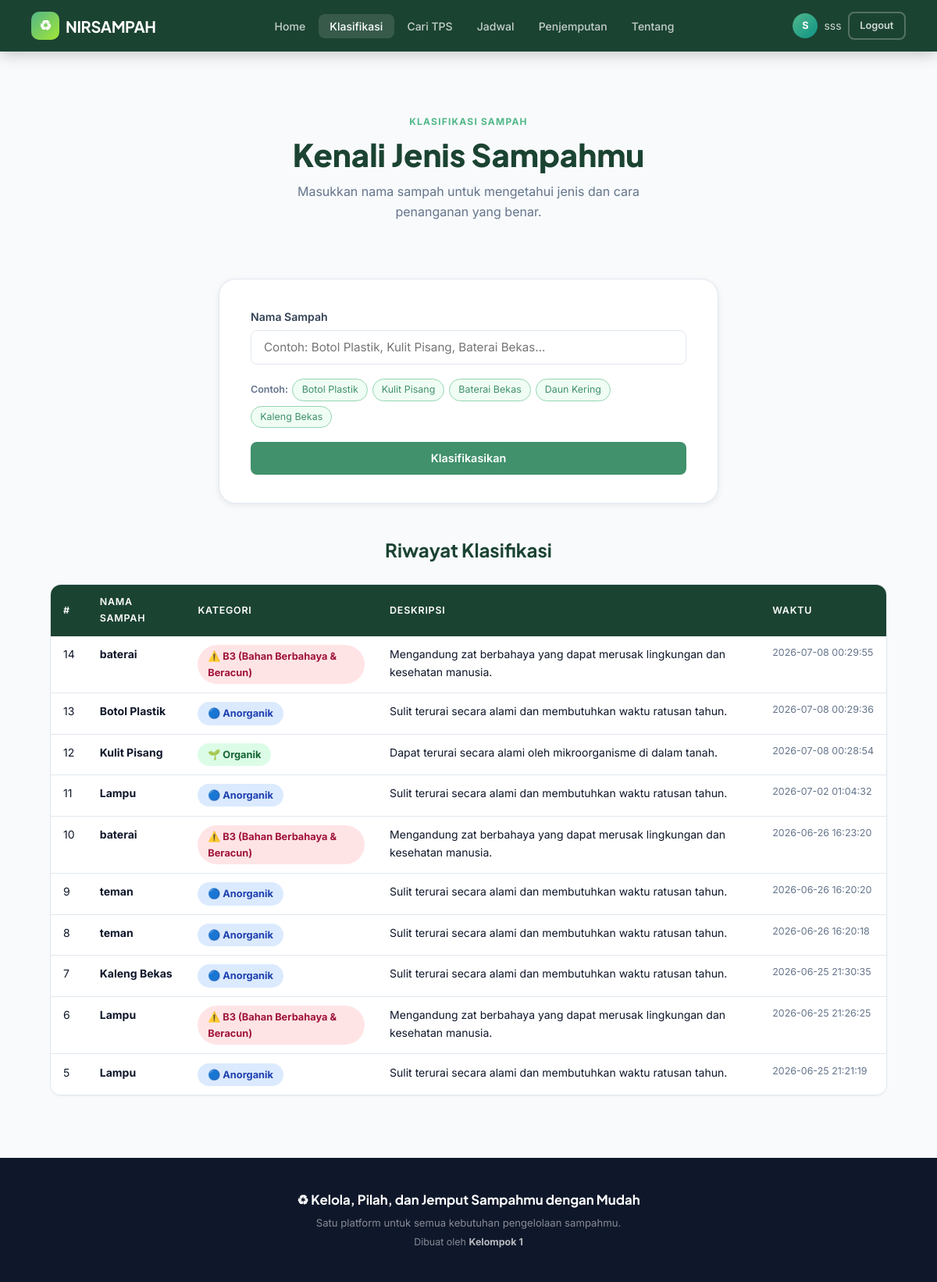
Screenshot of /classify (signed in) with the database file from the repository.
### tables this page shows
CREATE TABLE users (
                id INTEGER PRIMARY KEY AUTOINCREMENT,
                username TEXT NOT NULL UNIQUE,
                email TEXT NOT NULL UNIQUE,
                password_hash TEXT NOT NULL,
                created_at TEXT NOT NULL
            );

CREATE TABLE history (
                id INTEGER PRIMARY KEY AUTOINCREMENT,
                waste_name TEXT NOT NULL, category TEXT NOT NULL,
                description TEXT NOT NULL, created_at TEXT NOT NULL
            );

### backend/app.py (the view, shortened to what this page needs)
@app.route("/classify", methods=["GET","POST"])
def classify():
    result, error, waste_name_input = None, None, ""
    history = db.get_history(10)
    return render_template("classify.html", result=result, error=error,
                           waste_name_input=waste_name_input, history=history)

### backend/app.py (called while the page is built)
def current_user():
    if "user_id" in session:
        return User.get_by_id(db, session["user_id"])
    return None

@app.context_processor
def inject_user():
    return {"current_user": current_user()}

### backend/models.py (called while the page is built)
    def get_username(self)      -> str: return self.__username

    @classmethod
    def get_by_id(cls, db: "Database", user_id: int) -> "User | None":
        conn = db._get_connection()
        row  = conn.execute(
            "SELECT * FROM users WHERE id = ?", (user_id,)
        ).fetchone()
        conn.close()
        if not row: return None
        return cls(row["username"], row["email"], row["password_hash"], row["id"])

    def _get_connection(self):
        conn = sqlite3.connect(self.db_path)
        conn.row_factory = sqlite3.Row
        return conn

    def get_history(self, limit=20):
        conn = self._get_connection()
        rows = conn.execute("SELECT * FROM history ORDER BY id DESC LIMIT ?", (limit,)).fetchall()
        conn.close()
        return [dict(r) for r in rows]

### frontend/templates/classify.html (shortened to what this page needs)
{% extends "base.html" %}
{% block content %}
<div class="page-header">
  <p class="page-header__eyebrow">Klasifikasi Sampah</p>
  <h1 class="page-header__title">Kenali Jenis Sampahmu</h1>
  <p class="page-header__desc">Masukkan nama sampah untuk mengetahui jenis dan cara penanganan yang benar.</p>
</div>
<div class="form-section">
  <div class="card-form">
    <form method="POST" action="{{ url_for('classify') }}">
      <div class="form__group">
        <label class="form__label" for="waste_name">Nama Sampah</label>
        <input class="form__input" type="text" id="waste_name" name="waste_name"
               placeholder="Contoh: Botol Plastik, Kulit Pisang, Baterai Bekas..."
               value="{{ waste_name_input }}" required/>
      </div>
      <div class="form__examples">
        <span class="form__examples-label">Contoh:</span>
        <a class="example-tag" href="{{ url_for('classify') }}?q=Botol+Plastik">Botol Plastik</a>
        <a class="example-tag" href="{{ url_for('classify') }}?q=Kulit+Pisang">Kulit Pisang</a>
        <a class="example-tag" href="{{ url_for('classify') }}?q=Baterai+Bekas">Baterai Bekas</a>
        <a class="example-tag" href="{{ url_for('classify') }}?q=Daun+Kering">Daun Kering</a>
        <a class="example-tag" href="{{ url_for('classify') }}?q=Kaleng+Bekas">Kaleng Bekas</a>
      </div>
      <button class="btn btn--primary btn--full" type="submit">Klasifikasikan</button>
    </form>
  </div>
</div>
{% if history %}
<section class="history-section">
  <h2 class="section-title">Riwayat Klasifikasi</h2>
  <div class="table-wrapper">
    <table class="data-table">
      <thead><tr><th>#</th><th>Nama Sampah</th><th>Kategori</th><th>Deskripsi</th><th>Waktu</th></tr></thead>
      <tbody>
        {% for row in history %}
        <tr>
          <td>{{ row.id }}</td>
          <td><strong>{{ row.waste_name }}</strong></td>
          <td>
            {% if row.category == "Organik" %}<span class="badge badge--organic">🌱 {{ row.category }}</span>
            {% elif row.category == "Anorganik" %}<span class="badge badge--inorganic">🔵 {{ row.category }}</span>
            {% else %}<span class="badge badge--hazardous">⚠️ {{ row.category }}</span>{% endif %}
          </td>
          <td>{{ row.description }}</td>
          <td class="td--time">{{ row.created_at }}</td>
        </tr>
        {% endfor %}
      </tbody>
    </table>
  </div>
</section>
{% endif %}
{% endblock %}

### frontend/templates/base.html (shortened to what this page needs)
<!DOCTYPE html>
<html lang="id">
<head>
  <link rel="stylesheet" href="{{ url_for('static', filename='css/style.css') }}"/>
</head>
<body>
<nav class="navbar">
  <a href="{{ url_for('home') }}" class="navbar__brand">
    <div class="navbar__brand-icon">♻</div>
    <span>NIRSAMPAH</span>
  </a>
  <ul class="navbar__links">
    <li><a href="{{ url_for('home') }}"     class="{% if request.endpoint=='home'     %}active{% endif %}">Home</a></li>
    <li><a href="{{ url_for('classify') }}" class="{% if request.endpoint=='classify' %}active{% endif %}">Klasifikasi</a></li>
    <li><a href="{{ url_for('tps') }}"      class="{% if request.endpoint=='tps'      %}active{% endif %}">Cari TPS</a></li>
    <li><a href="{{ url_for('schedule') }}" class="{% if request.endpoint=='schedule' %}active{% endif %}">Jadwal</a></li>
    <li><a href="{{ url_for('pickup') }}"   class="{% if request.endpoint=='pickup'   %}active{% endif %}">Penjemputan</a></li>
    <li><a href="{{ url_for('about') }}"    class="{% if request.endpoint=='about'    %}active{% endif %}">Tentang</a></li>
  </ul>
  <div class="navbar__auth">
    {% if current_user %}
    <div class="navbar__user">
      <div class="navbar__avatar">{{ current_user.get_username()[0] }}</div>
      <span>{{ current_user.get_username() }}</span>
    </div>
    <a href="{{ url_for('logout') }}" class="btn btn--ghost btn--sm">Logout</a>
    {% else %}
    <a href="{{ url_for('login') }}"    class="btn btn--ghost btn--sm">Masuk</a>
    <a href="{{ url_for('register') }}" class="btn btn--lime btn--sm">Daftar</a>
    {% endif %}
  </div>
</nav>
<main class="main-content">
  {% block content %}{% endblock %}
</main>
<footer class="footer">
  <p class="footer__brand">♻ Kelola, Pilah, dan Jemput Sampahmu dengan Mudah</p>
  <p class="footer__sub">Satu platform untuk semua kebutuhan pengelolaan sampahmu.</p>
  <p class="footer__meta">Dibuat oleh <strong style="color:rgba(255,255,255,.7)">Kelompok 1</strong> </p>
</footer>
</body>
</html>

### rows the page displays
users: get_username "sss"
history: id "14", waste_name "baterai", category "B3 (Bahan Berbahaya & Beracun)", description "Mengandung zat berbahaya yang dapat merusak lingkungan dan kesehatan manusia.", created_at "2026-07-08 00:29:55"
history: id "13", waste_name "Botol Plastik", category "Anorganik", description "Sulit terurai secara alami dan membutuhkan waktu ratusan tahun.", created_at "2026-07-08 00:29:36"
history: id "12", waste_name "Kulit Pisang", category "Organik", description "Dapat terurai secara alami oleh mikroorganisme di dalam tanah.", created_at "2026-07-08 00:28:54"
history: id "11", waste_name "Lampu", category "Anorganik", description "Sulit terurai secara alami dan membutuhkan waktu ratusan tahun.", created_at "2026-07-02 01:04:32"
history: id "10", waste_name "baterai", category "B3 (Bahan Berbahaya & Beracun)", description "Mengandung zat berbahaya yang dapat merusak lingkungan dan kesehatan manusia.", created_at "2026-06-26 16:23:20"
history: id "9", waste_name "teman", category "Anorganik", description "Sulit terurai secara alami dan membutuhkan waktu ratusan tahun.", created_at "2026-06-26 16:20:20"
history: id "8", waste_name "teman", category "Anorganik", description "Sulit terurai secara alami dan membutuhkan waktu ratusan tahun.", created_at "2026-06-26 16:20:18"
history: id "7", waste_name "Kaleng Bekas", category "Anorganik", description "Sulit terurai secara alami dan membutuhkan waktu ratusan tahun.", created_at "2026-06-25 21:30:35"
history: id "6", waste_name "Lampu", category "B3 (Bahan Berbahaya & Beracun)", description "Mengandung zat berbahaya yang dapat merusak lingkungan dan kesehatan manusia.", created_at "2026-06-25 21:26:25"
history: id "5", waste_name "Lampu", category "Anorganik", description "Sulit terurai secara alami dan membutuhkan waktu ratusan tahun.", created_at "2026-06-25 21:21:19"

### other values shown
{{ current_user.get_username()[0] }} "S"
